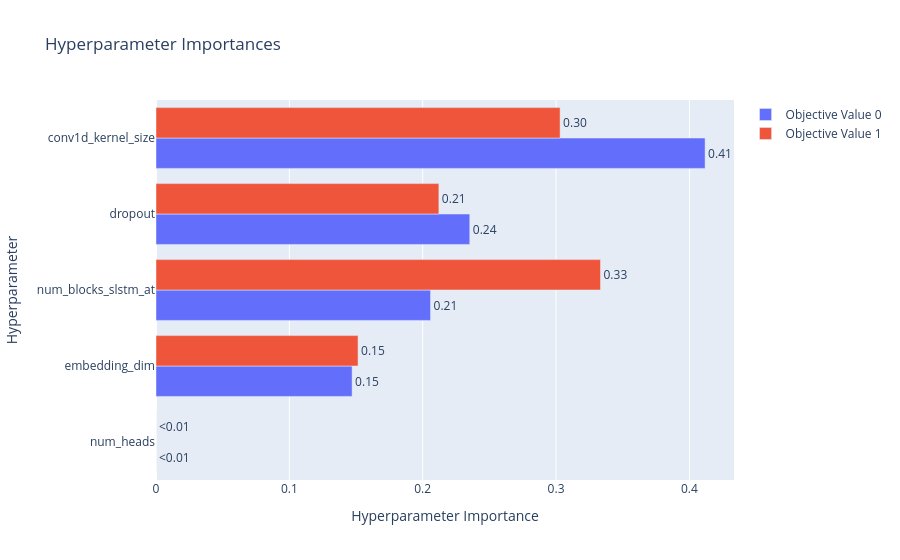

The code cell stored with this chart in its notebook:
### Code cell
plot_param_importances(study)

### Figure 1 — Plotly figure (JSON) as saved in the notebook; plotly's stock layout.template omitted (floating-point values rounded to 4 significant figures)
{"data": [{"cliponaxis": false, "hovertemplate": ["num_heads (CategoricalDistribution): 0.0<extra></extra>", "embedding_dim (IntDistribution): 0.1470588235294118<extra></extra>", "num_blocks_slstm_at (CategoricalDistribution): 0.2058823529411765<extra></extra>", "dropout (FloatDistribution): 0.23529411764705885<extra></extra>", "conv1d_kernel_size (CategoricalDistribution): 0.411764705882353<extra></extra>"], "name": "Objective Value 0", "orientation": "h", "text": ["<0.01", "0.15", "0.21", "0.24", "0.41"], "textposition": "outside", "type": "bar", "x": [0, 0.1471, 0.2059, 0.2353, 0.4118], "y": ["num_heads", "embedding_dim", "num_blocks_slstm_at", "dropout", "conv1d_kernel_size"]}, {"cliponaxis": false, "hovertemplate": ["num_heads (CategoricalDistribution): 0.0<extra></extra>", "embedding_dim (IntDistribution): 0.15151515151515152<extra></extra>", "dropout (FloatDistribution): 0.21212121212121213<extra></extra>", "conv1d_kernel_size (CategoricalDistribution): 0.30303030303030304<extra></extra>", "num_blocks_slstm_at (CategoricalDistribution): 0.3333333333333333<extra></extra>"], "name": "Objective Value 1", "orientation": "h", "text": ["<0.01", "0.15", "0.21", "0.30", "0.33"], "textposition": "outside", "type": "bar", "x": [0, 0.1515, 0.2121, 0.303, 0.3333], "y": ["num_heads", "embedding_dim", "dropout", "conv1d_kernel_size", "num_blocks_slstm_at"]}], "layout": {"title": {"text": "Hyperparameter Importances"}, "xaxis": {"title": {"text": "Hyperparameter Importance"}}, "yaxis": {"title": {"text": "Hyperparameter"}}}}
